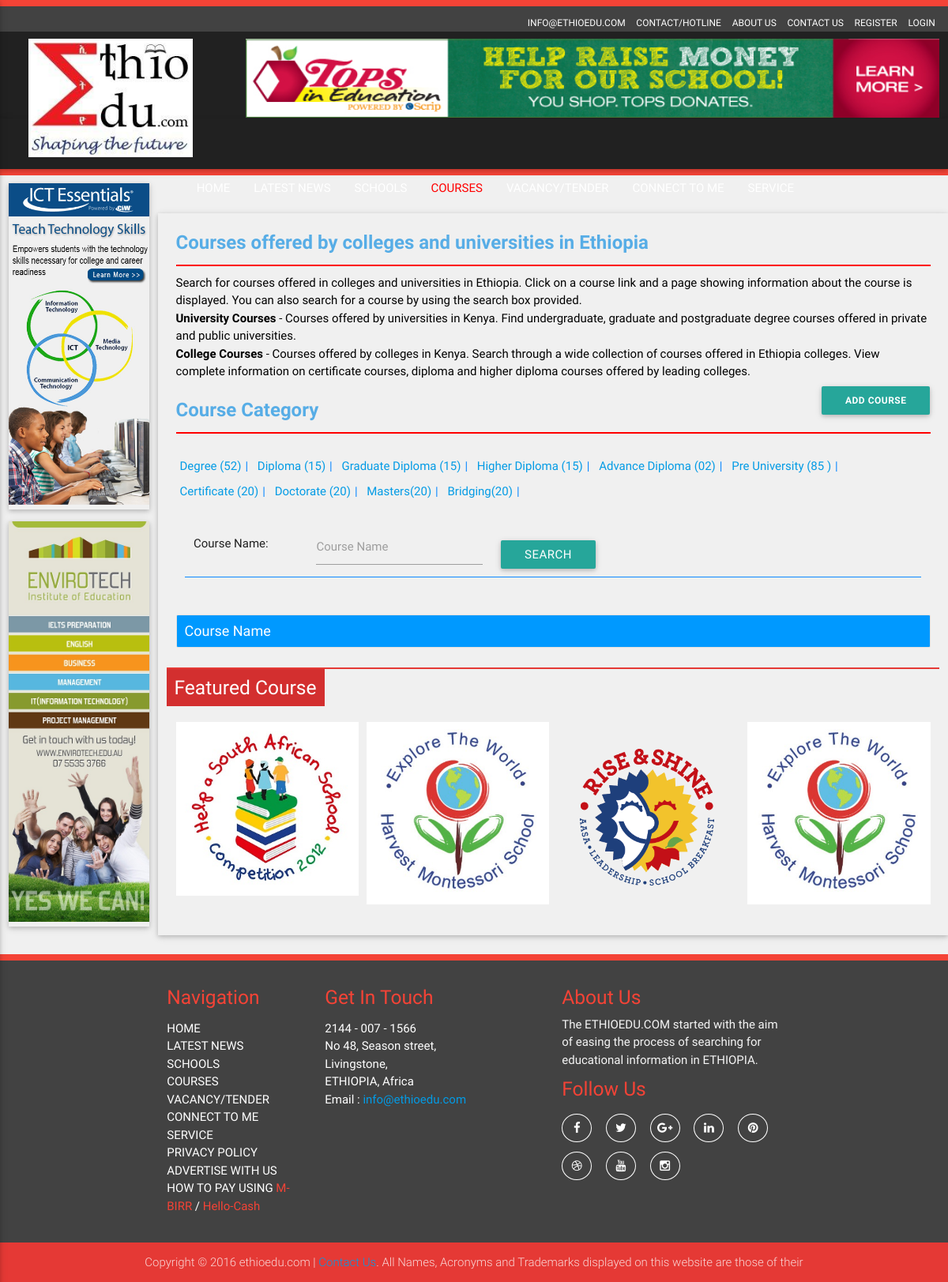
/index.php/course, run on an earlier commit of the app's database.
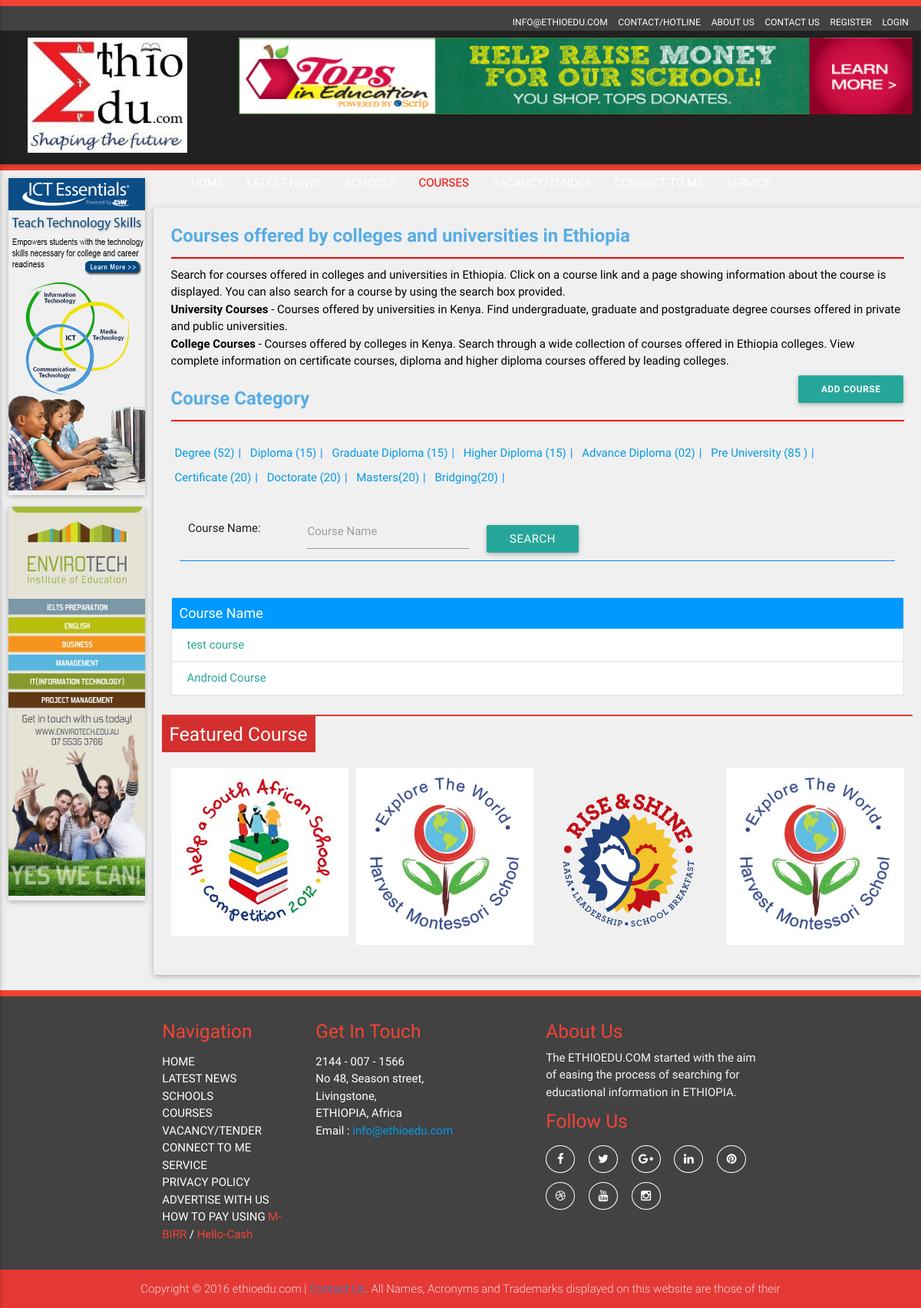
And on a later commit of the database.
### tables this page shows
CREATE TABLE `tbl_course` (
  `course_id` int(11) NOT NULL,
  `course_name` varchar(100) NOT NULL,
  `course_subject` varchar(50) NOT NULL,
  `course_category` varchar(50) NOT NULL,
  `course_duration` int(10) NOT NULL,
  `course_school` varchar(50) NOT NULL,
  `course_university` varchar(50) NOT NULL,
  `course_desc` varchar(200) NOT NULL,
  `course_date` varchar(50) NOT NULL,
  `course_time` varchar(50) NOT NULL,
  `course_approve` varchar(10) NOT NULL,
  `user_id` int(11) NOT NULL
);

### application/controllers/course.php (called while the page is built, shortened)
<?php
class course extends CI_Controller {
    public function __construct()
    {
        $this->load->helper(array('form','url'));
        $this->load->library(array('session', 'form_validation', 'email'));
        $this->load->database();
        $this->load->model('init_models');
    }
    public function index() {
        $view_params = array(
            'm_title' => 'Course',
            'title' => 'Course'
        );
            $view_params['course'] = $this->init_models->selectcourse();
        $this->load->view('course',$view_params);
    }
}

### index.php (called while the page is built, shortened)
<?php
require_once BASEPATH.'core/CodeIgniter.php';

### application/models/init_models.php (called while the page is built, shortened)
<?php
   class init_models extends CI_Model
   {
       public function selectcourse()
      {
        $query = $this->db->query("select * from tbl_course where course_approve = 1");
        return $query->result_array();
      }
   }
?>

### application/views/course.php (the view, shortened to what the changed rows need)
<div class="service-wrap ">
    <div class="row">
        <div class="col s12 m10 grid-example z-depth-1">
            <div class="school_category">
                <div class="col m12 s12">
                    <div class="course_info">
                        <h1 class="page-heading">Courses offered by colleges and universities in Ethiopia </h1>
                    </div>
                </div>
                <div class="col m12 s12">
                    <div class="page-heading-wrap">
                        <h1 class="page-heading">Course Category <span class="News-button"><a class="waves-effect waves-light btn" href="<?php echo base_url() . 'index.php/addcourse' ?>">Add Course</a></span></h1>
                    </div>
                </div>
            </div>
            <div class="course_search_result">
                <div class="row">
                    <div class="col m12">
                        <div class="collection">
                            <h4>Course Name</h4>
                            <?php
                            if(isset($_POST['search'])){
                                $search_string = $_POST['course_name'];
                            $query = $this->db->query("select * from tbl_course where course_name LIKE '%".$search_string."%' ");
                            }else{
                                $query = $this->db->query("select * from tbl_course where course_approve = 1");
                            }
                        foreach ($query->result_array() as $row){ ?>
                        <?php $c_id = $row['course_id'];
                                ?>
                            <a href="<?php echo base_url().'index.php/coursedetails?id='.$c_id ?>" class="collection-item s"><?php echo $row['course_name']; ?></a>
                              <?php } ?>
                     </div>
                    </div>
                </div>
            </div>
        </div>
    </div>
</div>

What changed in the data, as far as the page shows it:
now on this page (row edited): tbl_course: course_name "test course"
now on this page (row edited): tbl_course: course_name "Android Course"
